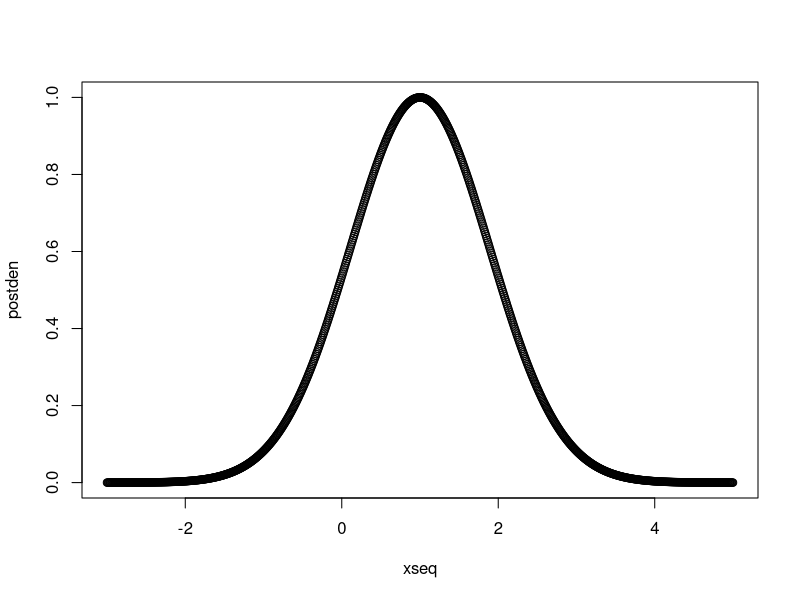
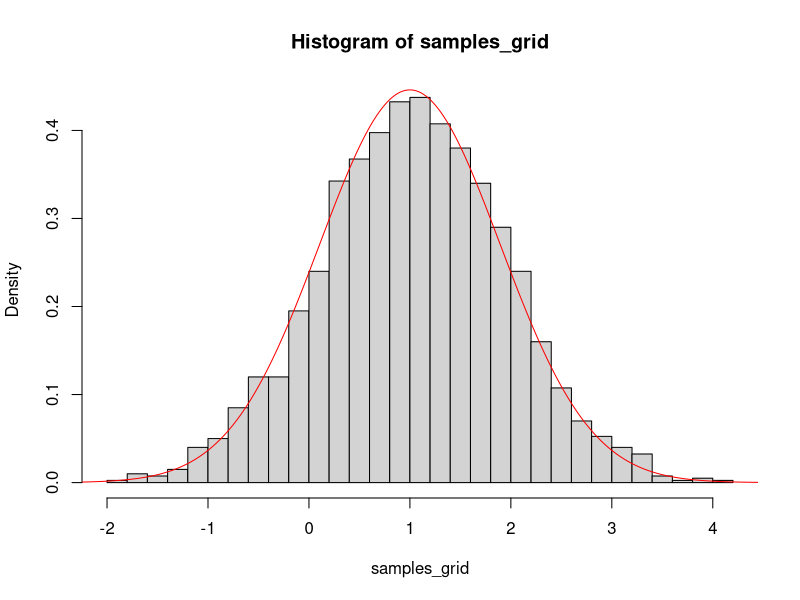
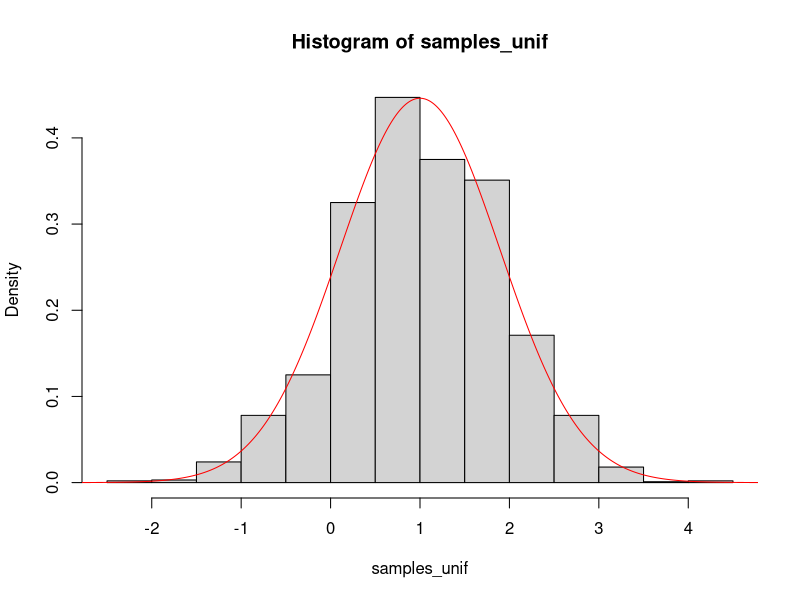
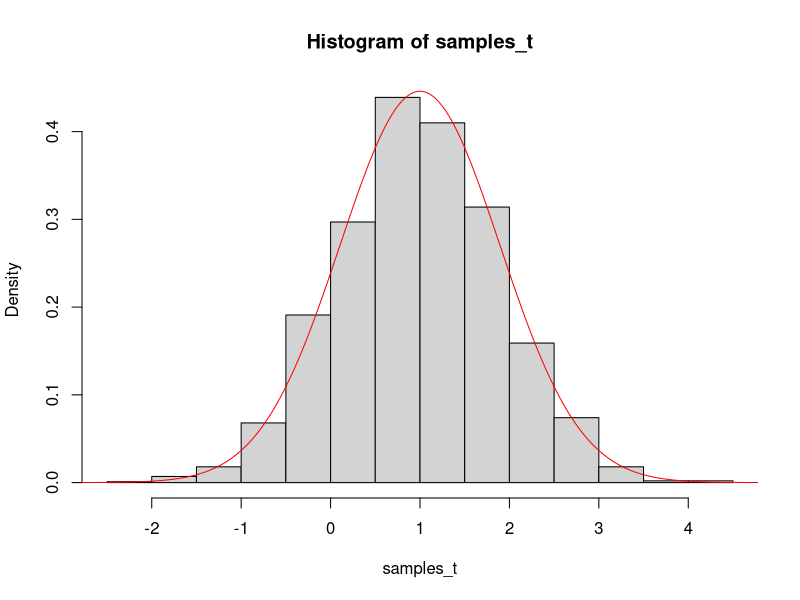
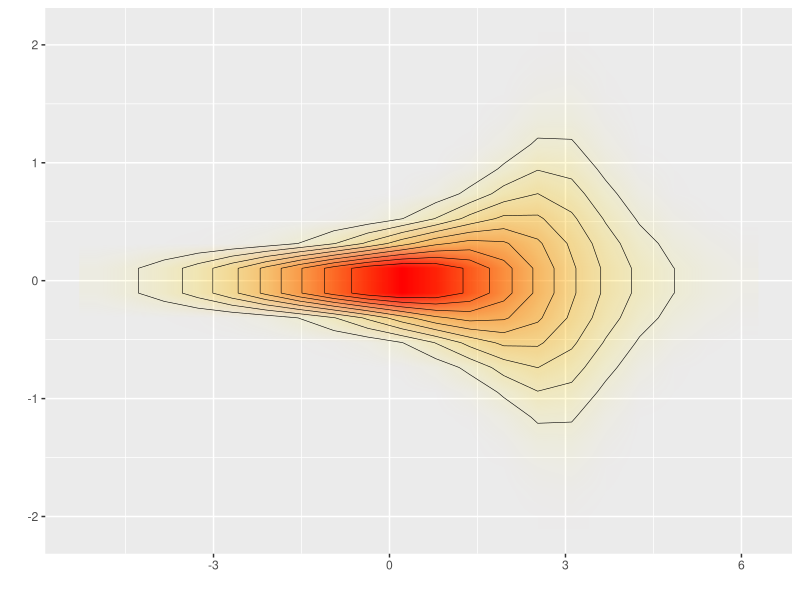
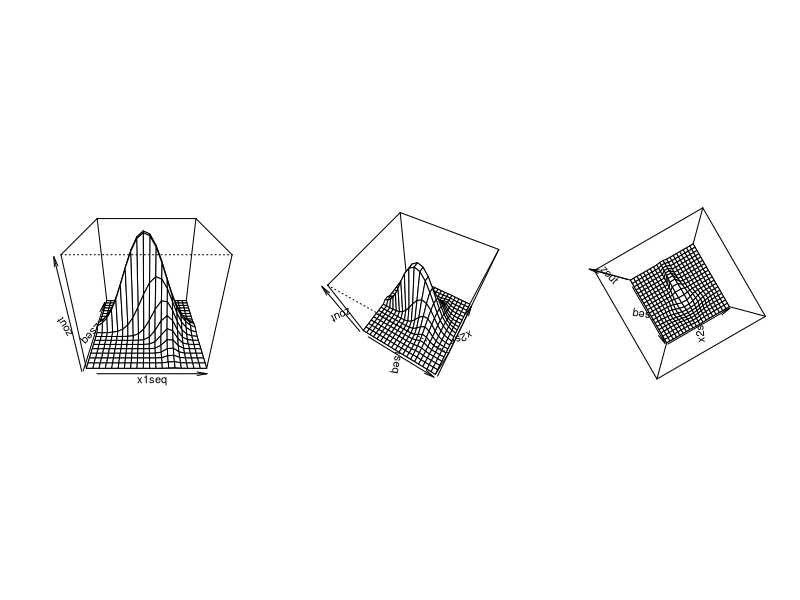
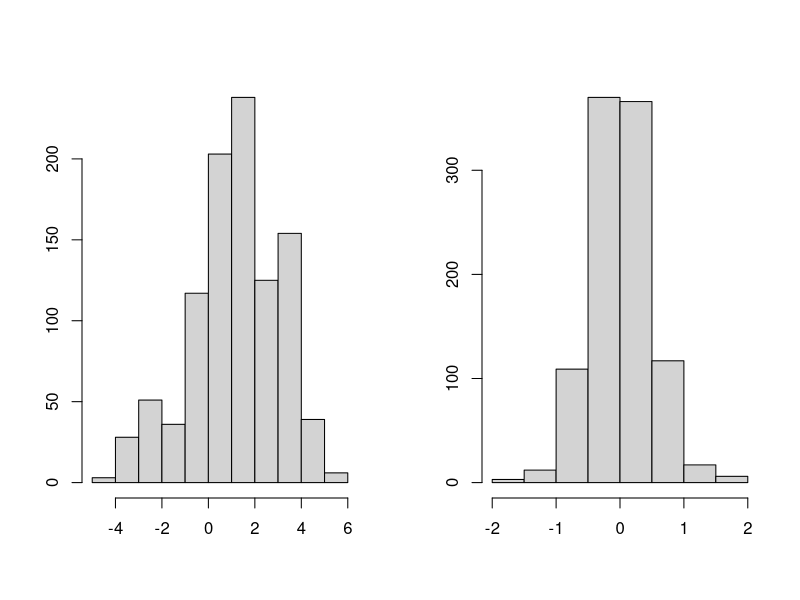

Here is the R script that generated these plots, in order:
## ---- chunk 1
## Create histograms or contours of posteriors
library(ggplot2)
library(gridExtra)
library(tidyr)

logpost <- function(x) {- (x - 1)^2 / 1.6}

# create grid and visualize
xseq <- seq(-3, 5, length.out = 1000)
lp <- logpost(xseq)
postden <- exp(lp - max(lp))
plot(xseq, postden)

# Riemann-type integration
print(c(sum(postden * xseq) / sum(postden), 
        sum(postden * xseq^2) / sum(postden) - (sum(postden * xseq) / sum(postden))^2))


Nsamples <- 2000

# sample from the target with regular-space-grid

samples_grid <- sample(xseq, Nsamples, replace = TRUE, prob = postden)
hist(samples_grid, freq = FALSE, 30)
lines(xseq, postden/sum(postden) / (xseq[2] - xseq[1]), col = 'red')
print(c(mean(samples_grid), var(samples_grid)))

# sample from the target with uniform distribution

unifsamples <- runif(Nsamples, -3, 5)
logweights <- logpost(unifsamples)
weights <- exp(logweights - max(logweights))
samples_unif <- sample(unifsamples, Nsamples, replace = TRUE, prob = weights)
hist(samples_unif, freq = FALSE, 20)
lines(xseq, postden/sum(postden) / (xseq[2] - xseq[1]), col = 'red')
print(c(mean(samples_unif), var(samples_unif)))

# importance sampling with student t as importance function
df_t = 1
tsamples <- 1 + rt(Nsamples, df = df_t)
logweights_t <- logpost(tsamples) - dt(tsamples - 1, df = df_t, log = TRUE)
weights_t <- exp(logweights_t - max(logweights_t))
samples_t <- sample(tsamples, Nsamples, replace = TRUE, prob = weights_t)
hist(samples_t, freq = FALSE, 20)
lines(xseq, postden/sum(postden) / (xseq[2] - xseq[1]), col = 'red')
print(c(mean(samples_t), var(samples_t)))

## ---- chunk 2
Nx = 20
Ny = 20
logpost2d <- function(x) {-(x[1]-3)^2 * x[2]^2 - (x[1])^2 /10 - x[2]^2}
x1seq <- seq(-5, 6, length.out = Nx)
x2seq <- seq(-2, 2, length.out = Ny)
x12seq <- expand.grid(x1seq, x2seq)
x1seq <- x12seq[, 1]
x2seq <- x12seq[, 2]
zval <- apply(x12seq, 1, logpost2d)
zval <- exp(zval - max(zval))
ggplot(data = data.frame(x1seq ,x2seq, zval), aes(x = x1seq, y = x2seq)) +
  geom_raster(aes(fill = zval, alpha = zval), interpolate = T) +
  geom_contour(aes(z = zval), colour = 'black', size = 0.2) +
  labs(x = '', y = '') +
  scale_fill_gradient(low = 'yellow', high = 'red', guide = F) +
  scale_alpha(range = c(0, 1), guide = F)
## ---- chunk 3

logpost2d <- function(x, y) {-(x-3)^2 * y^2 - (x)^2 /10 - y^2}
x1seq <- seq(-5, 6, length.out = Nx)
x2seq <- seq(-2, 2, length.out = Ny)
zout <- outer(x1seq, x2seq, logpost2d)
zout <- exp(zout - max(zout))
par(mfrow = c(1, 3))
persp(x = x1seq, y = x2seq, z = zout, theta = 0, phi = 30)
persp(x = x1seq, y = x2seq, z = zout, theta = 30, phi = 60)
persp(x = x1seq, y = x2seq, z = zout, theta = 60, phi = 90)
## ---- chunk 4
# random samples
idx <- sample(1:dim(x12seq)[1], size = 1000, replace = TRUE, prob = zval/sum(zval))
samples2d <- x12seq[idx, ]
par(mfrow = c(1, 2))
hist(samples2d[, 1], main = '', xlab = '', ylab = '')
hist(samples2d[, 2], main = '', xlab = '', ylab = '')
